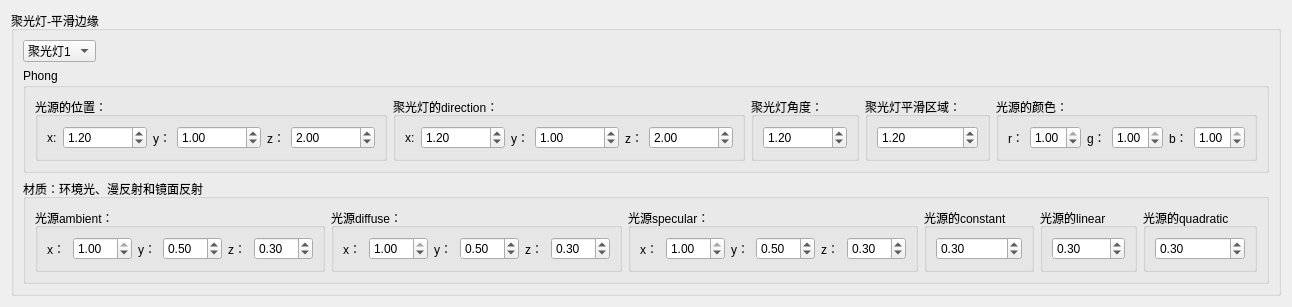
     <widget class="QWidget" name="tab">
      <attribute name="title">
       <string>聚光灯</string>
      </attribute>
      <layout class="QVBoxLayout" name="verticalLayout_5">
       <item>
        <widget class="QGroupBox" name="PhongLightBox_2">
         <property name="sizePolicy">
          <sizepolicy hsizetype="Minimum" vsizetype="Preferred">
           <horstretch>0</horstretch>
           <verstretch>0</verstretch>
          </sizepolicy>
         </property>
         <property name="minimumSize">
          <size>
           <width>0</width>
           <height>50</height>
          </size>
         </property>
         <property name="title">
          <string>聚光灯-平滑边缘</string>
         </property>
         <layout class="QVBoxLayout" name="verticalLayout_4" stretch="1,2,2">
          <item>
           <layout class="QHBoxLayout" name="horizontalLayout_4">
            <item>
             <widget class="QComboBox" name="JcomboBox">
              <item>
               <property name="text">
                <string>聚光灯1</string>
               </property>
              </item>
              <item>
               <property name="text">
                <string>聚光灯2</string>
               </property>
              </item>
             </widget>
            </item>
            <item>
             <spacer name="horizontalSpacer">
              <property name="orientation">
               <enum>Qt::Horizontal</enum>
              </property>
              <property name="sizeHint" stdset="0">
               <size>
                <width>40</width>
                <height>20</height>
               </size>
              </property>
             </spacer>
            </item>
           </layout>
          </item>
          <item>
           <widget class="QGroupBox" name="PhongLightBox">
            <property name="minimumSize">
             <size>
              <width>0</width>
              <height>50</height>
             </size>
            </property>
            <property name="title">
             <string>Phong</string>
            </property>
            <layout class="QVBoxLayout" name="verticalLayout">
             <item>
              <layout class="QVBoxLayout" name="verticalLayout_2">
               <item>
                <layout class="QHBoxLayout" name="horizontalLayout_3">
                 <item>
                  <widget class="QGroupBox" name="colorUniformBox_6">
                   <property name="minimumSize">
                    <size>
                     <width>0</width>
                     <height>20</height>
                    </size>
                   </property>
                   <property name="title">
                    <string>光源的位置：</string>
                   </property>
                   <layout class="QHBoxLayout" name="horizontalLayout_9" stretch="1,3,1,3,1,3">
                    <item>
                     <widget class="QLabel" name="label_21">
                      <property name="text">
                       <string>x:</string>
                      </property>
                     </widget>
                    </item>
                    <item>
                     <widget class="QDoubleSpinBox" name="Pos_X_SpinBox">
                      <property name="minimum">
                       <double>-100.000000000000000</double>
                      </property>
                      <property name="maximum">
                       <double>1000000.000000000000000</double>
                      </property>
                      <property name="singleStep">
                       <double>0.100000000000000</double>
                      </property>
                      <property name="value">
                       <double>1.200000000000000</double>
                      </property>
                     </widget>
                    </item>
                    <item>
                     <widget class="QLabel" name="label_22">
                      <property name="text">
                       <string>y：</string>
                      </property>
                     </widget>
                    </item>
                    <item>
                     <widget class="QDoubleSpinBox" name="Pos_Y_SpinBox">
                      <property name="minimum">
                       <double>-100.000000000000000</double>
                      </property>
                      <property name="maximum">
                       <double>1000000.000000000000000</double>
                      </property>
                      <property name="singleStep">
                       <double>0.100000000000000</double>
                      </property>
                      <property name="value">
                       <double>1.000000000000000</double>
                      </property>
                     </widget>
                    </item>
                    <item>
                     <widget class="QLabel" name="label_23">
                      <property name="text">
                       <string>z：</string>
                      </property>
                     </widget>
                    </item>
                    <item>
                     <widget class="QDoubleSpinBox" name="Pos_Z_SpinBox">
                      <property name="minimum">
                       <double>-100.000000000000000</double>
                      </property>
                      <property name="maximum">
                       <double>1000000.000000000000000</double>
                      </property>
                      <property name="singleStep">
                       <double>0.100000000000000</double>
                      </property>
                      <property name="value">
                       <double>2.000000000000000</double>
                      </property>
                     </widget>
                    </item>
                   </layout>
                  </widget>
                 </item>
                 <item>
                  <widget class="QGroupBox" name="colorUniformBox_7">
                   <property name="minimumSize">
                    <size>
                     <width>0</width>
                     <height>20</height>
                    </size>
                   </property>
                   <property name="title">
                    <string>聚光灯的direction：</string>
                   </property>
                   <layout class="QHBoxLayout" name="horizontalLayout_11" stretch="1,3,1,3,1,3">
                    <item>
                     <widget class="QLabel" name="label_24">
                      <property name="text">
                       <string>x:</string>
                      </property>
                     </widget>
                    </item>
                    <item>
                     <widget class="QDoubleSpinBox" name="Dir_X_SpinBox">
                      <property name="minimum">
                       <double>-100.000000000000000</double>
                      </property>
                      <property name="maximum">
                       <double>1000000.000000000000000</double>
                      </property>
                      <property name="singleStep">
                       <double>0.100000000000000</double>
                      </property>
                      <property name="value">
                       <double>1.200000000000000</double>
                      </property>
                     </widget>
                    </item>
                    <item>
                     <widget class="QLabel" name="label_25">
                      <property name="text">
                       <string>y：</string>
                      </property>
                     </widget>
                    </item>
                    <item>
                     <widget class="QDoubleSpinBox" name="Dir_Y_SpinBox">
                      <property name="minimum">
                       <double>-100.000000000000000</double>
                      </property>
                      <property name="maximum">
                       <double>1000000.000000000000000</double>
                      </property>
                      <property name="singleStep">
                       <double>0.100000000000000</double>
                      </property>
                      <property name="value">
                       <double>1.000000000000000</double>
                      </property>
                     </widget>
                    </item>
                    <item>
                     <widget class="QLabel" name="label_26">
                      <property name="text">
                       <string>z：</string>
                      </property>
                     </widget>
                    </item>
                    <item>
                     <widget class="QDoubleSpinBox" name="Dir_Z_SpinBox">
                      <property name="minimum">
                       <double>-100.000000000000000</double>
                      </property>
                      <property name="maximum">
                       <double>1000000.000000000000000</double>
                      </property>
                      <property name="singleStep">
                       <double>0.100000000000000</double>
                      </property>
                      <property name="value">
                       <double>2.000000000000000</double>
                      </property>
                     </widget>
                    </item>
                   </layout>
                  </widget>
                 </item>
                 <item>
                  <widget class="QGroupBox" name="colorUniformBox_18">
                   <property name="minimumSize">
                    <size>
                     <width>0</width>
                     <height>50</height>
                    </size>
                   </property>
                   <property name="title">
                    <string>聚光灯角度：</string>
                   </property>
                   <layout class="QHBoxLayout" name="horizontalLayout_21" stretch="0">
                    <item>
                     <widget class="QDoubleSpinBox" name="cutOff_SpinBox">
                      <property name="minimum">
                       <double>-100.000000000000000</double>
                      </property>
                      <property name="maximum">
                       <double>1000000.000000000000000</double>
                      </property>
                      <property name="singleStep">
                       <double>0.100000000000000</double>
                      </property>
                      <property name="value">
                       <double>1.200000000000000</double>
                      </property>
                     </widget>
                    </item>
                   </layout>
                  </widget>
                 </item>
                 <item>
                  <widget class="QGroupBox" name="colorUniformBox_19">
                   <property name="minimumSize">
                    <size>
                     <width>0</width>
                     <height>50</height>
                    </size>
                   </property>
                   <property name="title">
                    <string>聚光灯平滑区域：</string>
                   </property>
                   <layout class="QHBoxLayout" name="horizontalLayout_22" stretch="0">
                    <item>
                     <widget class="QDoubleSpinBox" name="outerCutOff_SpinBox">
                      <property name="minimum">
                       <double>-100.000000000000000</double>
                      </property>
                      <property name="maximum">
                       <double>1000000.000000000000000</double>
                      </property>
                      <property name="singleStep">
                       <double>0.100000000000000</double>
                      </property>
                      <property name="value">
                       <double>1.200000000000000</double>
                      </property>
                     </widget>
                    </item>
                   </layout>
                  </widget>
                 </item>
                 <item>
                  <widget class="QGroupBox" name="colorUniformBox_2">
                   <property name="minimumSize">
                    <size>
                     <width>0</width>
                     <height>20</height>
                    </size>
                   </property>
                   <property name="title">
                    <string>光源的颜色：</string>
                   </property>
                   <layout class="QHBoxLayout" name="horizontalLayout_5" stretch="1,3,1,3,1,3">
                    <item>
                     <widget class="QLabel" name="label_9">
                      <property name="text">
                       <string>r：</string>
                      </property>
                     </widget>
                    </item>
                    <item>
                     <widget class="QDoubleSpinBox" name="Light_X_SpinBox">
                      <property name="minimum">
                       <double>0.000000000000000</double>
                      </property>
                      <property name="maximum">
                       <double>1.000000000000000</double>
                      </property>
                      <property name="singleStep">
                       <double>0.100000000000000</double>
                      </property>
                      <property name="value">
                       <double>1.000000000000000</double>
                      </property>
                     </widget>
                    </item>
                    <item>
                     <widget class="QLabel" name="label_10">
                      <property name="text">
                       <string>g：</string>
                      </property>
                     </widget>
                    </item>
                    <item>
                     <widget class="QDoubleSpinBox" name="Light_Y_SpinBox">
                      <property name="minimum">
                       <double>0.000000000000000</double>
                      </property>
                      <property name="maximum">
                       <double>1.000000000000000</double>
                      </property>
                      <property name="singleStep">
                       <double>0.100000000000000</double>
                      </property>
                      <property name="value">
                       <double>1.000000000000000</double>
                      </property>
                     </widget>
                    </item>
                    <item>
                     <widget class="QLabel" name="label_11">
                      <property name="text">
                       <string>b：</string>
                      </property>
                     </widget>
                    </item>
                    <item>
                     <widget class="QDoubleSpinBox" name="Light_Z_SpinBox">
                      <property name="minimum">
                       <double>0.000000000000000</double>
                      </property>
                      <property name="maximum">
                       <double>1.000000000000000</double>
                      </property>
                      <property name="singleStep">
                       <double>0.100000000000000</double>
                      </property>
                      <property name="value">
                       <double>1.000000000000000</double>
                      </property>
                     </widget>
                    </item>
                   </layout>
                  </widget>
                 </item>
                </layout>
               </item>
              </layout>
             </item>
            </layout>
           </widget>
          </item>
          <item>
           <widget class="QGroupBox" name="colorUniformBox_5">
            <property name="minimumSize">
             <size>
              <width>0</width>
              <height>50</height>
             </size>
            </property>
            <property name="title">
             <string>材质：环境光、漫反射和镜面反射</string>
            </property>
            <layout class="QVBoxLayout" name="verticalLayout_3">
             <item>
              <layout class="QHBoxLayout" name="horizontalLayout_2" stretch="3,3,3,1,1,1">
               <item>
                <widget class="QGroupBox" name="colorUniformBox_8">
                 <property name="minimumSize">
                  <size>
                   <width>0</width>
                   <height>20</height>
                  </size>
                 </property>
                 <property name="title">
                  <string>光源ambient：</string>
                 </property>
                 <layout class="QHBoxLayout" name="horizontalLayout_10" stretch="1,3,1,3,1,3">
                  <item>
                   <widget class="QLabel" name="label_18">
                    <property name="text">
                     <string>x：</string>
                    </property>
                   </widget>
                  </item>
                  <item>
                   <widget class="QDoubleSpinBox" name="ligAm_X_SpinBox">
                    <property name="minimum">
                     <double>0.000000000000000</double>
                    </property>
                    <property name="maximum">
                     <double>1.000000000000000</double>
                    </property>
                    <property name="singleStep">
                     <double>0.100000000000000</double>
                    </property>
                    <property name="value">
                     <double>1.000000000000000</double>
                    </property>
                   </widget>
                  </item>
                  <item>
                   <widget class="QLabel" name="label_19">
                    <property name="text">
                     <string>y：</string>
                    </property>
                   </widget>
                  </item>
                  <item>
                   <widget class="QDoubleSpinBox" name="ligAm_Y_SpinBox">
                    <property name="minimum">
                     <double>0.000000000000000</double>
                    </property>
                    <property name="maximum">
                     <double>1.000000000000000</double>
                    </property>
                    <property name="singleStep">
                     <double>0.100000000000000</double>
                    </property>
                    <property name="value">
                     <double>0.500000000000000</double>
                    </property>
                   </widget>
                  </item>
                  <item>
                   <widget class="QLabel" name="label_20">
                    <property name="text">
                     <string>z：</string>
                    </property>
                   </widget>
                  </item>
                  <item>
                   <widget class="QDoubleSpinBox" name="ligAm_Z_SpinBox">
                    <property name="minimum">
                     <double>0.000000000000000</double>
                    </property>
                    <property name="maximum">
                     <double>1.000000000000000</double>
                    </property>
                    <property name="singleStep">
                     <double>0.100000000000000</double>
                    </property>
                    <property name="value">
                     <double>0.300000000000000</double>
                    </property>
                   </widget>
                  </item>
                 </layout>
                </widget>
               </item>
               <item>
                <widget class="QGroupBox" name="colorUniformBox_13">
                 <property name="minimumSize">
                  <size>
                   <width>0</width>
                   <height>20</height>
                  </size>
                 </property>
                 <property name="title">
                  <string>光源diffuse：</string>
                 </property>
                 <layout class="QHBoxLayout" name="horizontalLayout_16" stretch="1,3,1,3,1,3">
                  <item>
                   <widget class="QLabel" name="label_37">
                    <property name="text">
                     <string>x：</string>
                    </property>
                   </widget>
                  </item>
                  <item>
                   <widget class="QDoubleSpinBox" name="ligDi_X_SpinBox">
                    <property name="minimum">
                     <double>0.000000000000000</double>
                    </property>
                    <property name="maximum">
                     <double>1.000000000000000</double>
                    </property>
                    <property name="singleStep">
                     <double>0.100000000000000</double>
                    </property>
                    <property name="value">
                     <double>1.000000000000000</double>
                    </property>
                   </widget>
                  </item>
                  <item>
                   <widget class="QLabel" name="label_38">
                    <property name="text">
                     <string>y：</string>
                    </property>
                   </widget>
                  </item>
                  <item>
                   <widget class="QDoubleSpinBox" name="ligDi_Y_SpinBox">
                    <property name="minimum">
                     <double>0.000000000000000</double>
                    </property>
                    <property name="maximum">
                     <double>1.000000000000000</double>
                    </property>
                    <property name="singleStep">
                     <double>0.100000000000000</double>
                    </property>
                    <property name="value">
                     <double>0.500000000000000</double>
                    </property>
                   </widget>
                  </item>
                  <item>
                   <widget class="QLabel" name="label_39">
                    <property name="text">
                     <string>z：</string>
                    </property>
                   </widget>
                  </item>
                  <item>
                   <widget class="QDoubleSpinBox" name="ligDi_Z_SpinBox">
                    <property name="minimum">
                     <double>0.000000000000000</double>
                    </property>
                    <property name="maximum">
                     <double>1.000000000000000</double>
                    </property>
                    <property name="singleStep">
                     <double>0.100000000000000</double>
                    </property>
                    <property name="value">
                     <double>0.300000000000000</double>
                    </property>
                   </widget>
                  </item>
                 </layout>
                </widget>
               </item>
               <item>
                <widget class="QGroupBox" name="colorUniformBox_14">
                 <property name="minimumSize">
                  <size>
                   <width>0</width>
                   <height>20</height>
                  </size>
                 </property>
                 <property name="title">
                  <string>光源specular：</string>
                 </property>
                 <layout class="QHBoxLayout" name="horizontalLayout_17" stretch="1,3,1,3,1,3">
                  <item>
                   <widget class="QLabel" name="label_40">
                    <property name="text">
                     <string>x：</string>
                    </property>
                   </widget>
                  </item>
                  <item>
                   <widget class="QDoubleSpinBox" name="ligSp_X_SpinBox">
                    <property name="minimum">
                     <double>0.000000000000000</double>
                    </property>
                    <property name="maximum">
                     <double>1.000000000000000</double>
                    </property>
                    <property name="singleStep">
                     <double>0.100000000000000</double>
                    </property>
                    <property name="value">
                     <double>1.000000000000000</double>
                    </property>
                   </widget>
                  </item>
                  <item>
                   <widget class="QLabel" name="label_41">
                    <property name="text">
                     <string>y：</string>
                    </property>
                   </widget>
                  </item>
                  <item>
                   <widget class="QDoubleSpinBox" name="ligSp_Y_SpinBox">
                    <property name="minimum">
                     <double>0.000000000000000</double>
                    </property>
                    <property name="maximum">
                     <double>1.000000000000000</double>
                    </property>
                    <property name="singleStep">
                     <double>0.100000000000000</double>
                    </property>
                    <property name="value">
                     <double>0.500000000000000</double>
                    </property>
                   </widget>
                  </item>
                  <item>
                   <widget class="QLabel" name="label_42">
                    <property name="text">
                     <string>z：</string>
                    </property>
                   </widget>
                  </item>
                  <item>
                   <widget class="QDoubleSpinBox" name="ligSp_Z_SpinBox">
                    <property name="minimum">
                     <double>0.000000000000000</double>
                    </property>
                    <property name="maximum">
                     <double>1.000000000000000</double>
                    </property>
                    <property name="singleStep">
                     <double>0.100000000000000</double>
                    </property>
                    <property name="value">
                     <double>0.300000000000000</double>
                    </property>
                   </widget>
                  </item>
                 </layout>
                </widget>
               </item>
               <item>
                <widget class="QGroupBox" name="colorUniformBox_15">
                 <property name="minimumSize">
                  <size>
                   <width>0</width>
                   <height>50</height>
                  </size>
                 </property>
                 <property name="title">
                  <string>光源的constant</string>
                 </property>
                 <layout class="QHBoxLayout" name="horizontalLayout_18" stretch="0">
                  <item>
                   <widget class="QDoubleSpinBox" name="ligCon_SpinBox">
                    <property name="minimum">
                     <double>0.000000000000000</double>
                    </property>
                    <property name="maximum">
                     <double>1.000000000000000</double>
                    </property>
                    <property name="singleStep">
                     <double>0.100000000000000</double>
                    </property>
                    <property name="value">
                     <double>0.300000000000000</double>
                    </property>
                   </widget>
                  </item>
                 </layout>
                </widget>
               </item>
               <item>
                <widget class="QGroupBox" name="colorUniformBox_16">
                 <property name="minimumSize">
                  <size>
                   <width>0</width>
                   <height>50</height>
                  </size>
                 </property>
                 <property name="title">
                  <string>光源的linear</string>
                 </property>
                 <layout class="QHBoxLayout" name="horizontalLayout_19" stretch="0">
                  <item>
                   <widget class="QDoubleSpinBox" name="ligLin_SpinBox">
                    <property name="minimum">
                     <double>0.000000000000000</double>
                    </property>
                    <property name="maximum">
                     <double>1.000000000000000</double>
                    </property>
                    <property name="singleStep">
                     <double>0.100000000000000</double>
                    </property>
                    <property name="value">
                     <double>0.300000000000000</double>
                    </property>
                   </widget>
                  </item>
                 </layout>
                </widget>
               </item>
               <item>
                <widget class="QGroupBox" name="colorUniformBox_17">
                 <property name="minimumSize">
                  <size>
                   <width>0</width>
                   <height>50</height>
                  </size>
                 </property>
                 <property name="title">
                  <string>光源的quadratic</string>
                 </property>
                 <layout class="QHBoxLayout" name="horizontalLayout_20" stretch="0">
                  <item>
                   <widget class="QDoubleSpinBox" name="ligQua_SpinBox">
                    <property name="minimum">
                     <double>0.000000000000000</double>
                    </property>
                    <property name="maximum">
                     <double>1.000000000000000</double>
                    </property>
                    <property name="singleStep">
                     <double>0.100000000000000</double>
                    </property>
                    <property name="value">
                     <double>0.300000000000000</double>
                    </property>
                   </widget>
                  </item>
                 </layout>
                </widget>
               </item>
              </layout>
             </item>
            </layout>
           </widget>
          </item>
         </layout>
        </widget>
       </item>
      </layout>
     </widget>
